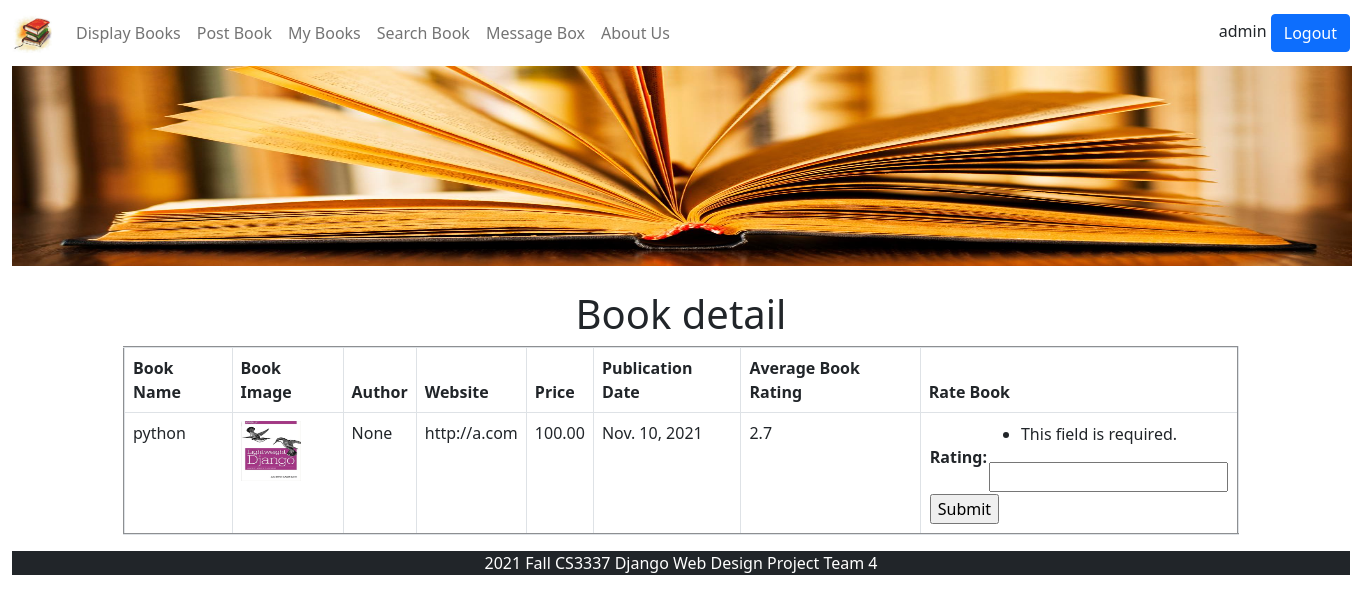
The app's page /book_detail/1 (signed in), older data.
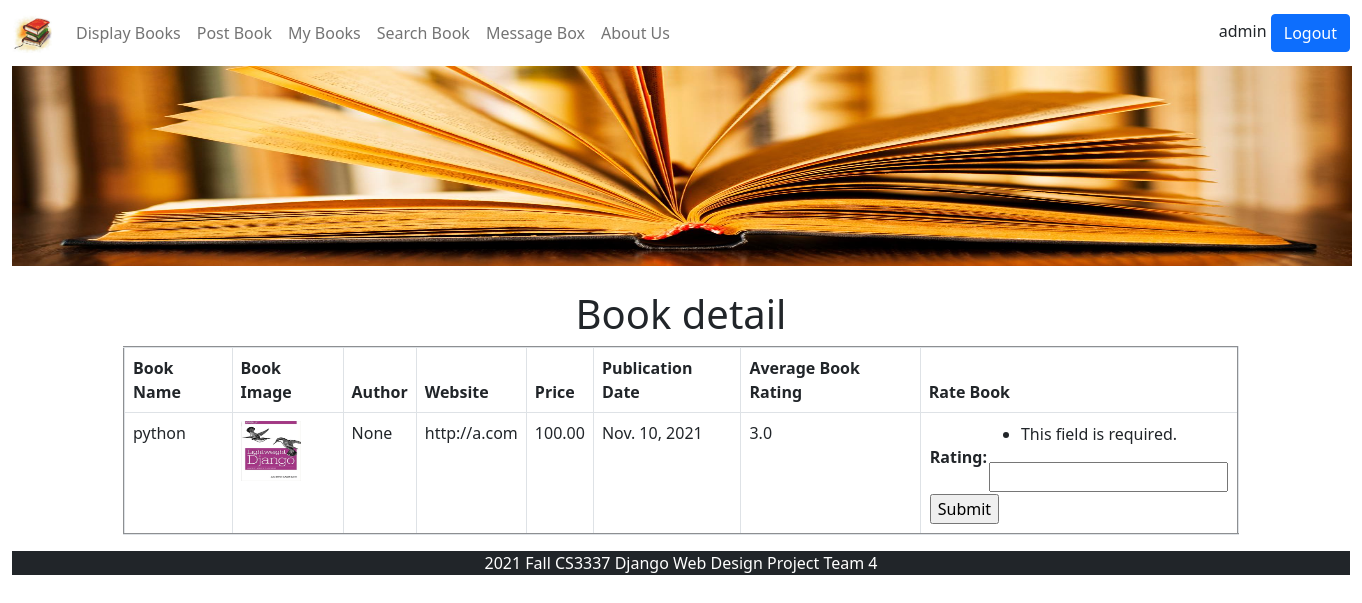
The same page, newer data.
### bookMng/models.py (models this page shows, shortened)
class Book(models.Model):
    name = models.CharField(max_length=200)
    web = models.URLField(max_length=200)
    price = models.DecimalField(decimal_places=2, max_digits=6)
    publishdate = models.DateField(auto_now=True)
    picture = models.FileField(upload_to='bookEx/static/uploads')
    pic_path = models.CharField(max_length=300, editable=False, blank=True)
    username = models.ForeignKey(User, blank=True, null=True, on_delete=models.CASCADE)
    avg_rating = models.DecimalField(decimal_places=1, max_digits=65, default=5)

### bookMng/views.py (the view, shortened to what this page needs)
# urls.py: path('book_detail/<int:book_id>',views.book_detail, name='book_detail'),
@login_required(login_url=reverse_lazy('login'))
def book_detail(request, book_id):
    book = Book.objects.get(id=book_id)
    book.pic_path = book.picture.url[14:]
    form = BookRatingForm(request.POST, request.FILES)
    return render(request,
                  'bookMng/book_detail.html',
                  {
                      'item_list': MainMenu.objects.all(),
                      'book': book,
                      'form': form,
                  })

### bookMng/forms.py
class BookRatingForm(ModelForm):
    class Meta:
        model = BookRating
        fields = [
            'rating',
        ]

### bookEx/templates/bookMng/book_detail.html (shortened to what this page needs)
{% extends "base.html" %}
{% load static %}
{% block content %}
<h1 align="center"> Book detail </h1>
<table align="center" border="2" width="500" class="table table-bordered">
    <thead class="thead-light">
    <tr>
        <th scope="col">Book Name</th>
        <th scope="col">Book Image</th>
        <th scope="col">Author</th>
        <th scope="col">Website</th>
        <th scope="col">Price</th>
        <th scope="col">Publication Date</th>
        <th scope="col">Average Book Rating</th>
        <th scope="col">Rate Book</th>
    </tr>
    </thead>
    <tr>
        <td>{{ book.name }}</td>
        <td>
            <img src="{% static book.pic_path %}" width="60" height="60">
        </td>
        <td>{{ book.username }}</td>
        <td>{{ book.web }}</td>
        <td>{{ book.price }}</td>
        <td>{{ book.publishdate }}</td>
        <td>{{ book.avg_rating }}</td>
        <td>
            <form action="" enctype="multipart/form-data" method="post" novalidate>
                <table>
                    {{ form.as_table }}
                    <tr>
                        <td colspan="2"><input type="submit" value="Submit"></td>
                    </tr>
                </table>
            </form>
        </td>
    </tr>
</table>
{% endblock content %}

Row changes from the older to the newer data that the page shows:
changed Book "python": avg_rating "2.7" → "3.0"
